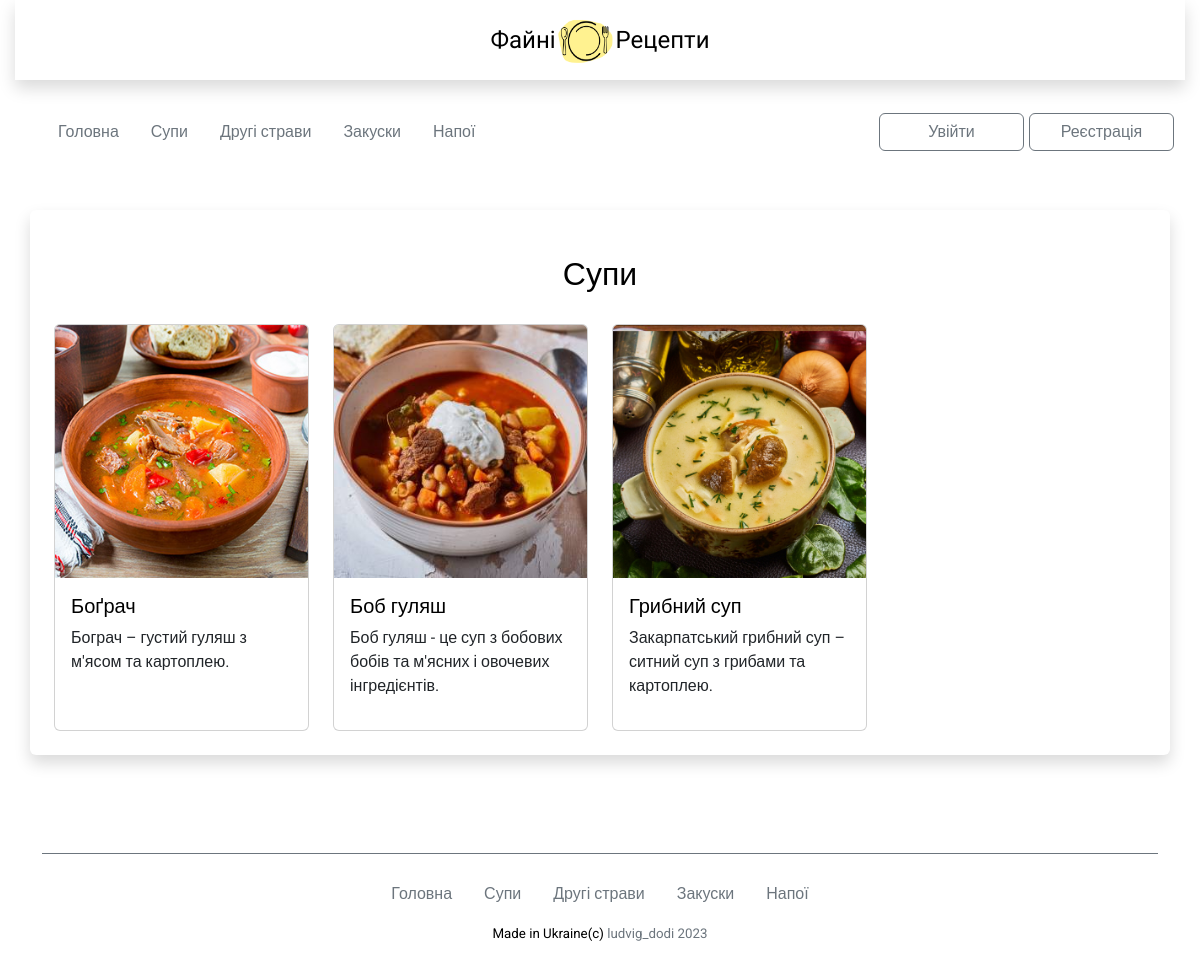
/soup, run on an earlier commit of the app's database.
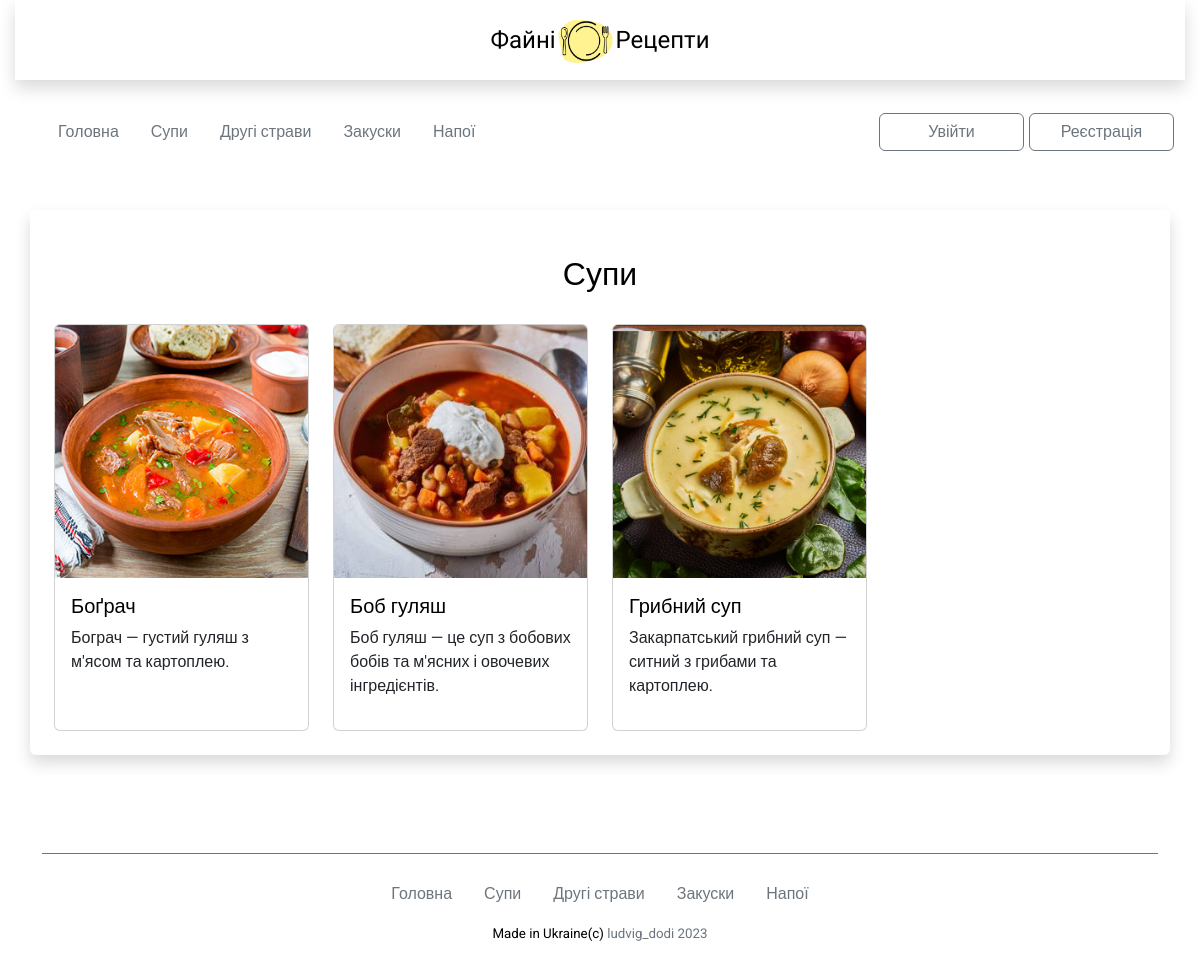
And on a later commit of the database.
### recipes_app/models.py (models this page shows, shortened)
class Recipes(models.Model):
    name = models.CharField('Назва страв', max_length=30, blank=False)
    food_type = models.CharField('Тип їжі', max_length=20, blank=False, default='')
    short_desc = models.TextField('Короткий опис', max_length=80, blank=False)
    img = models.ImageField(null=True, blank=True, upload_to="media/", verbose_name='img')
    text = RichTextUploadingField('Recipe')
    text_second = models.TextField('text', default='-')
    text_third = models.TextField('text', default='-')

### recipes_app/views.py (the view)
# urls.py: path('soup', soup_page, name='soup_page'),
def soup_page(request):
    soup = Recipes.objects.all()
    return render(request, 'soup_page.html', context={'soup': soup})

### templates/soup_page.html
{% extends 'base.html' %}
{% load static %}
{% block content %}
<div class="recipe-item">
    <div class="container shadow p-4 mb-5 mt-5 bg-body rounded">
        <h1>Супи </h1>
        <div class="row gy-3">
            {%  for i in soup %}
            {% if i.food_type == 'soup' %}
            <div class="col-lg-3 col-md-4 col-sm-6">
                <div class="card h-100 mb-3">
                    <a href="{{i.id}}"><img src="{{i.img.url}}" class="card-img-top" alt="..."></a>
                    <div class="card-body">
                    <a href="{{i.id}}">
                        <h5 class="card-title">{{i.name}}</h5>
                    </a>
                    <p class="card-text">{{i.short_desc}}</p>
                    </div>
                </div>
            </div>
            {% endif %}
            {% endfor %}
        </div>
    </div>
</div>
{% endblock content %}

What changed in the data, as far as the page shows it:
changed Recipes "Боґрач": short_desc "Бограч – густий гуляш з м'ясом та картоплею." → "Бограч — густий гуляш з м'ясом та картоплею."
changed Recipes "Боб гуляш": short_desc "Боб гуляш - це суп з бобових бобів та м'ясних і овочевих інгредієнтів." → "Боб гуляш — це суп з бобових бобів та м'ясних і овочевих інгредієнтів."
changed Recipes "Грибний суп": short_desc "Закарпатський грибний суп – ситний суп з грибами та картоплею." → "Закарпатський грибний суп — ситний з грибами та картоплею."
